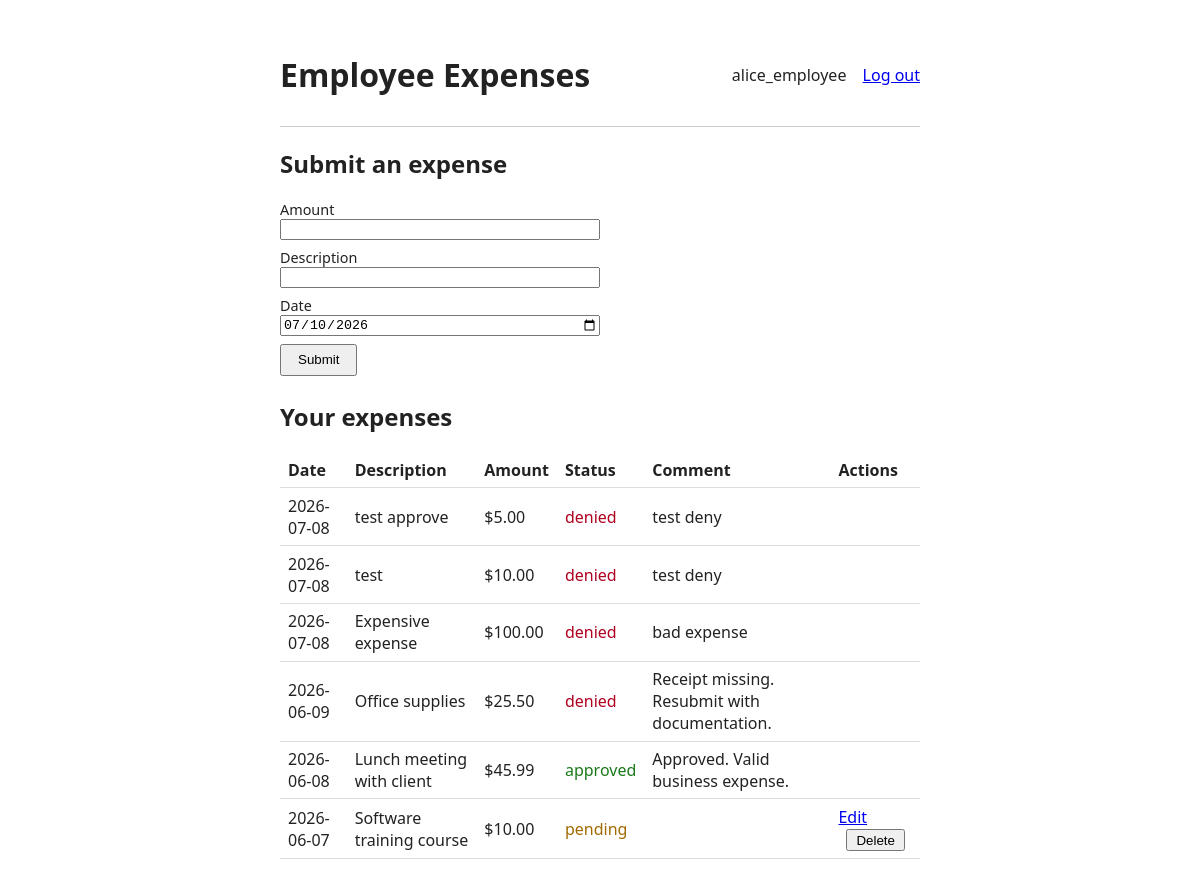
The app's page /dashboard (signed in) with its own data.
### tables this page shows
CREATE TABLE approvals (
    approval_id INTEGER PRIMARY KEY,
    expense_id INTEGER NOT NULL,
    status TEXT NOT NULL,
    reviewer INTEGER,
    comment TEXT,
    review_date TEXT,
    FOREIGN KEY (expense_id) REFERENCES expenses (expense_id)
);

CREATE TABLE expenses (
    expense_id INTEGER PRIMARY KEY,
    user_id INTEGER NOT NULL,
    amount REAL NOT NULL,
    exp_description TEXT NOT NULL,
    date TEXT NOT NULL,
    FOREIGN KEY (user_id) REFERENCES users (user_id)
);

### employee_app/app.py (the view)
@app.route("/dashboard")
@login_required
def dashboard():
    expenses = database.get_employee_expenses(session["user_id"])
    return render_template("dashboard.html", expenses=expenses, today=date.today().isoformat())

### employee_app/auth.py (called while the page is built)
def login_required(view):
    @wraps(view)
    def wrapped_view(*args, **kwargs):
        if "user_id" not in session:
            flash("Please log in to continue.")
            return redirect(url_for("login"))
        return view(*args, **kwargs)
    return wrapped_view

### employee_app/database.py (called while the page is built)
def get_connection():
        try:
                conn = sqlite3.connect(DB_PATH)
                conn.row_factory = sqlite3.Row
                return conn, conn.cursor()
        except sqlite3.Error as error:
                raise RuntimeError(f"Failed to connect to database: {error}") from error

### employee_app/templates/dashboard.html (shortened to what this page needs)
{% extends "base.html" %}
{% block content %}
<section>
    <h2>Submit an expense</h2>
    <form method="post" action="{{ url_for('submit_expense') }}">
        <label>
            Amount
            <input type="number" name="amount" step="0.01" min="0.01" required>
        </label>
        <label>
            Description
            <input type="text" name="description" required>
        </label>
        <label>
            Date
            <input type="date" name="date" value="{{ today }}" required>
        </label>
        <button type="submit">Submit</button>
    </form>
</section>
<section>
    <h2>Your expenses</h2>
    {% if expenses %}
    <table>
        <thead>
            <tr>
                <th>Date</th>
                <th>Description</th>
                <th>Amount</th>
                <th>Status</th>
                <th>Comment</th>
                <th>Actions</th>
            </tr>
        </thead>
        <tbody>
            {% for item in expenses %}
            <tr>
                <td>{{ item.expense.date }}</td>
                <td>{{ item.expense.description }}</td>
                <td>${{ "%.2f"|format(item.expense.amount) }}</td>
                <td class="status status-{{ item.status }}">{{ item.status }}</td>
                <td>{{ item.comment or "" }}</td>
                <td>
                    {% if item.status == "pending" %}
                    <a href="{{ url_for('edit_expense', expense_id=item.expense.expense_id) }}">Edit</a>
                    <form method="post" action="{{ url_for('delete_expense', expense_id=item.expense.expense_id) }}"
                          onsubmit="return confirm('Delete this expense?');" class="inline-form">
                        <button type="submit">Delete</button>
                    </form>
                    {% endif %}
                </td>
            </tr>
            {% endfor %}
        </tbody>
    </table>
    {% else %}
    <p>No expenses submitted yet.</p>
    {% endif %}
</section>
{% endblock %}

### employee_app/static/style.css (style rules this page uses)
body { font-family: system-ui, sans-serif; max-width: 40rem; margin: 2rem auto; padding: 0 1rem; color: #222; }
form { display: flex; flex-direction: column; gap: 0.5rem; max-width: 20rem; margin-bottom: 1.5rem; }
label { display: flex; flex-direction: column; font-size: 0.9rem; }
button { align-self: flex-start; padding: 0.4rem 1rem; }
table { width: 100%; border-collapse: collapse; }
th, td { text-align: left; padding: 0.4rem 0.5rem; border-bottom: 1px solid #ddd; }
td .inline-form { display: inline; margin-left: 0.5rem; }
td .inline-form button { padding: 0.1rem 0.5rem; }
.status-pending { color: #a06a00; }
.status-approved { color: #1a7a1a; }
.status-denied { color: #b00020; }

### records on screen
approvals: expense "2026-07-08", expense.description "test approve", status "denied", comment "test deny"
expenses: expense.amount "5.00"
approvals: expense "2026-07-08", expense.description "test", status "denied", comment "test deny"
expenses: expense.amount "10.00"
approvals: expense "2026-07-08", expense.description "Expensive expense", status "denied", comment "bad expense"
expenses: expense.amount "100.00"
approvals: expense "2026-06-09", expense.description "Office supplies", status "denied", comment "Receipt missing. Resubmit with documentation."
expenses: expense.amount "25.50"
approvals: expense "2026-06-08", expense.description "Lunch meeting with client", status "approved", comment "Approved. Valid business expense."
expenses: expense.amount "45.99"
approvals: expense "2026-06-07", expense.description "Software training course", status "pending"
expenses: expense.amount "10.00"

### other values on screen
{{ session.get('username') }} "alice_employee"
